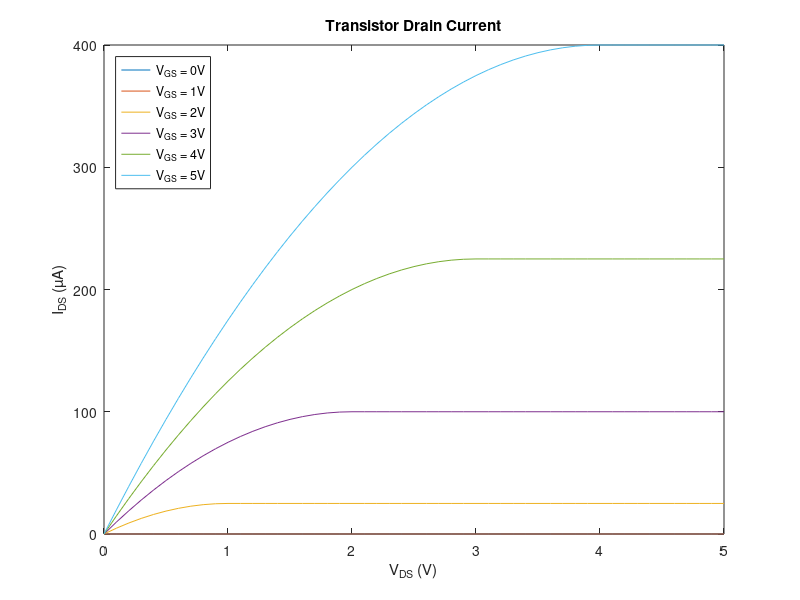

Write the MATLAB code that produced this figure.
%% Problem 9 Logical indexing and piecewise plots.

% Transistor I-V curves

Vds = 0:0.1:5; % drain source voltage

for Vgs = 0:5    % gate source voltage
    lin = Vds <= (Vgs - 1);   % linear piece 
    sat = ~lin .* ( Vgs > 1 ); % saturation piece

    Ids = 50 * ( ( Vgs - 1) * Vds - Vds.^2 / 2 ) .* lin ...
        + 50 / 2 * (Vgs - 1)^2 * sat;
    plot(Vds, Ids, 'DisplayName', ['V_{GS} = ', num2str(Vgs), 'V']);
    hold on
end

hold off;

title('Transistor Drain Current');
xlabel('V_{DS} (V)');
ylabel('I_{DS} (µA)');
legend('Location', 'northwest');